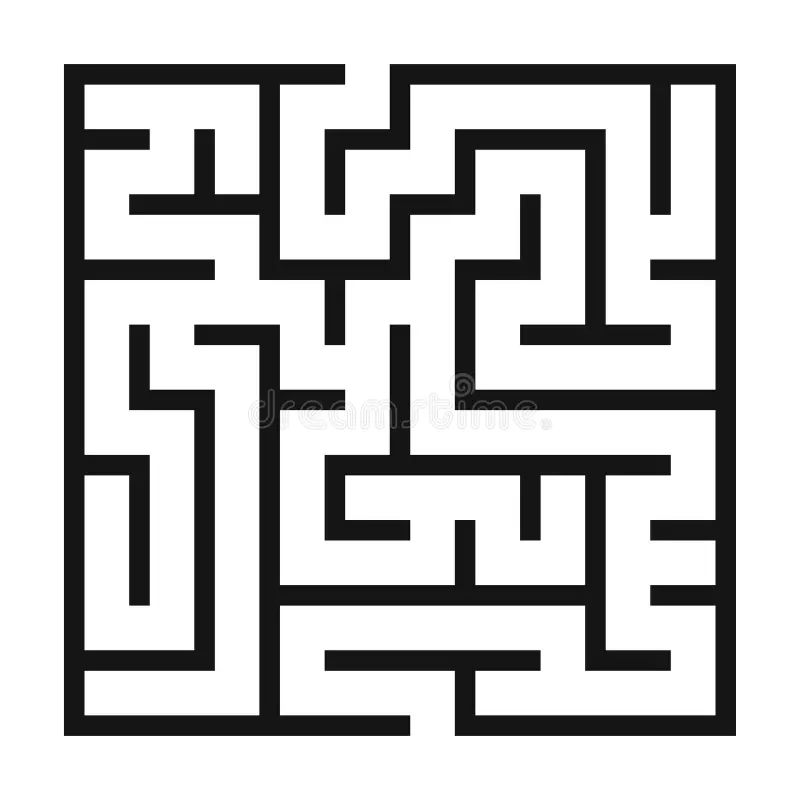
#> input picture stock_maze_2.webp, 800 x 800 px
$ python main.py
#> lines starting #> are read from the running program, lines starting #| are printed output that depends on the picture; after the words box and inside, x2 and y2 are one past the last pixel; in counts of white or black regions, pixels touching at a corner belong together
### maze.py
from PIL import Image, ImageDraw
import numpy as np
import path_finder

class Maze:
    def __init__(self, layout : list[list[int]], start : tuple[int, int] = None, end : tuple[int, int] = None, image : Image = None):
        self.layout = layout
        self.start = start
        self.end = end
        self.image = image

    # def shortest_path(self):


    def render(self, file_path = None, show_possible_paths = False) -> None:
        colorizer = {
            1: (255, 255, 255),
            0: (0,0,0),
        }

        render = Image.fromarray(np.array([[colorizer[i] for i in j] for j in self.layout], dtype=np.uint8))
        draw = ImageDraw.Draw(render)

        if self.start is not None:
            draw.point((self.start[1], self.start[0]), fill="lime")

        if self.end is not None:
            draw.point((self.end[1], self.end[0]), fill="darkgreen")

        if show_possible_paths:
            possible_path_list = self.possible_paths()
            # print(possible_path_list)
            if not possible_path_list:
                draw.point((self.end[1], self.end[0]), fill="red")
            else:
                for path in possible_path_list:
                    for pos in path[1:-1]:
                        draw.point((pos[1], pos[0]), fill="mediumspringgreen")

        if file_path is not None:
            render.save(file_path)
        else:
            render.show()


    # [12 lines left out: function from_string, not called in this run]

    @classmethod
    def from_image(cls, file_path: str, start: tuple[int, int] = None, end: tuple[int, int] = None, color_threshold = (150, 150, 150)):
#> called with file_path = 'stock_maze_2.webp', start = (3, 18), end = (35, 21), color_threshold = (150, 150, 150)
        scale_factor = 20
        image =  Image.open(file_path)
#> image is the input picture: PIL image 800x800 RGB; mean R, G, B 196.4, 196.4, 196.4
        image_resized =  image.resize((image.size[0] // scale_factor, image.size[1] // scale_factor))
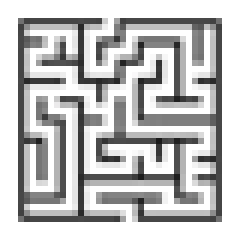
#> image_resized: PIL image 40x40 RGB (shown 6 times larger); mean R, G, B 193.9, 193.9, 193.9
        image_array = list(np.asarray(image_resized))
#> image_array = 40 items
        def flatten(pixel):
            return int(pixel[0] > color_threshold[0] and pixel[1] > color_threshold[1] and pixel[2] > color_threshold[2])
        layout = [[flatten(pixel) for pixel in row] for row in image_array]
#> layout = 40 items
        # [4 lines of commented-out code are left out]
        return cls(layout = layout, start = start, end = end, image = image)
#> in render, `render = Image.fromarray(np.array([[colorizer[i] for i in j] for j in ..`:
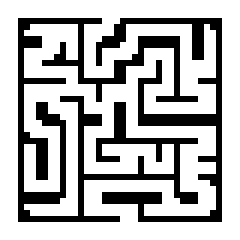
#> render: PIL image 40x40 RGB (shown 6 times larger); 71% white; black in thin lines or dots, all inside (x1, y1, x2, y2) = (3, 3, 37, 37)
#> call 2 of render, with file_path = 'solution.png', show_possible_paths = True

    def possible_paths(self) -> list[list[tuple[int, int]]]:
        return path_finder.possible_paths(self)


### path_finder.py
# from maze import Maze
import numpy as np

def possible_paths(maze):
    if maze.start is None or maze.end is None:
        raise Exception("Start or end point not set")

    if not maze.layout[maze.start[0]][maze.start[1]]:
        return False

    if not maze.layout[maze.end[0]][maze.end[1]]:
        return False

    return search(maze)


def search(maze):
    def reached(pos):
        return pos == maze.end

    def grope(pos, prev_pos): # * Give neighboring positions Up, Right, Down, Left
        # TODO: Grope in order relative to end are
        next_posns = []


        vector_to_end = np.subtract(maze.end, pos)
        vector_to_end_x = vector_to_end[1]
        vector_to_end_y = vector_to_end[0]

        direction_to_end = np.sign(vector_to_end)
        direction_to_end_x = (0, direction_to_end[1])
        direction_to_end_y = (direction_to_end[0], 0)

        if abs(vector_to_end_y) >= abs(vector_to_end_x):
            next_posns.extend([
                tuple(np.add(pos, direction_to_end_y)),
                tuple(np.add(pos, direction_to_end_x)),
            ])
        else:
            next_posns.extend([
                tuple(np.add(pos, direction_to_end_x)),
                tuple(np.add(pos, direction_to_end_y)),
            ])

        if prev_pos is not None:
            next_posns.append(tuple((np.add(pos, np.subtract(pos, prev_pos)))))

        next_posns.extend([pos for pos in [
            (pos[0] - 1, pos[1]),
            (pos[0] + 1, pos[1]),
            (pos[0], pos[1] + 1),
            (pos[0], pos[1] - 1),
        ] if pos not in next_posns])

        return next_posns

    def is_valid(pos: tuple[int, int]):
        if pos[0] < 0 or pos[1] < 0:
            return False
        if pos[0] >= len(maze.layout):
            return False
        if pos[1] >= len(maze.layout[0]):
            return False
        if not maze.layout[pos[0]][pos[1]]:
            return False

        return True
    from PIL import Image, ImageDraw
    image = Image.open('stock_maze_2.webp')
    image_scaled = image.resize((image.size[0]//20, image.size[1]//20))
    draw = ImageDraw.Draw(image_scaled)
    def solve_pos(pos: tuple[int, int], path : list[tuple[int, int]] = [], pos_wl: list[tuple[int, int]] = [], path_wl : list[list[tuple[int, int]]] = [], tried : list[tuple[int, int]] =[], solutions : list[list[tuple[int, int]]] = [], depth = 0):
        if reached(pos):
            return [*solutions, [*path, pos]] if len([*solutions, [*path, pos]]) > 0 else False
            # return solve_lopos(pos_wl, path_wl, [*solutions, [*path, pos]], [], depth)
        elif pos in tried:
            return solve_lopos(pos_wl, path_wl, solutions, tried, depth)
        elif pos in path:
            return solve_lopos(pos_wl, path_wl, solutions, [*tried, pos], depth)
        else:
            draw.point((pos[1], pos[0]), fill="pink")
            if depth > 10000:
                print('Depth:', depth)
            if depth > 10000:
                print(pos)
                print(len(pos_wl))
                print(pos_wl)
                image_scaled.save('debug_solve_progress.png')
                raise Exception("BREAK")
            next_posns = list(filter(lambda pos: pos not in path, filter(is_valid, grope(pos, (path[-1] if len(path) > 0 else None)))))
            return solve_lopos([*next_posns, *pos_wl],
                        [*[[*path, pos] for i in range(len(next_posns))], *path_wl],
                        [*tried, pos],
                        solutions, depth)

    def solve_lopos(pos_wl: list[tuple[int, int]], path_wl : list[list[tuple[int, int]]], visited : list[tuple[int, int]], solutions : list[list[tuple[int, int]]], depth):
        if len(pos_wl) == 0:
            return solutions if len(solutions) > 0 else False
        else:
            return solve_pos(pos_wl[0], path_wl[0], pos_wl[1:], path_wl[1:], visited, solutions, depth+1)

    return solve_pos(maze.start)


### main.py
from maze import Maze

import sys
sys.setrecursionlimit(3500000)

import gc

# maze1_string = '''
# 1 0 0 0 0
# 1 0 1 1 0
# 1 0 0 1 0
# 1 1 1 1 1
# 0 1 0 0 1
# '''.replace('\n', ' ')

maze1_dimensions = (5, 5) # (height, width)

maze1 = (Maze.from_image('stock_maze_2.webp',start=(3,18), end = (35,21)))

maze1.render('maze.png')
maze1.render('solution.png', show_possible_paths=True)
#> in render (call 2), `render.save(file_path)`:
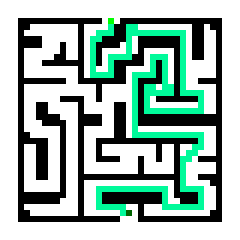
#> saved as solution.png: PIL image 40x40 RGB (shown 6 times larger); mean R, G, B 156.5, 180.5, 171.1

# for path in maze1.possible_paths():
    # print(path)
#

gc.collect()
